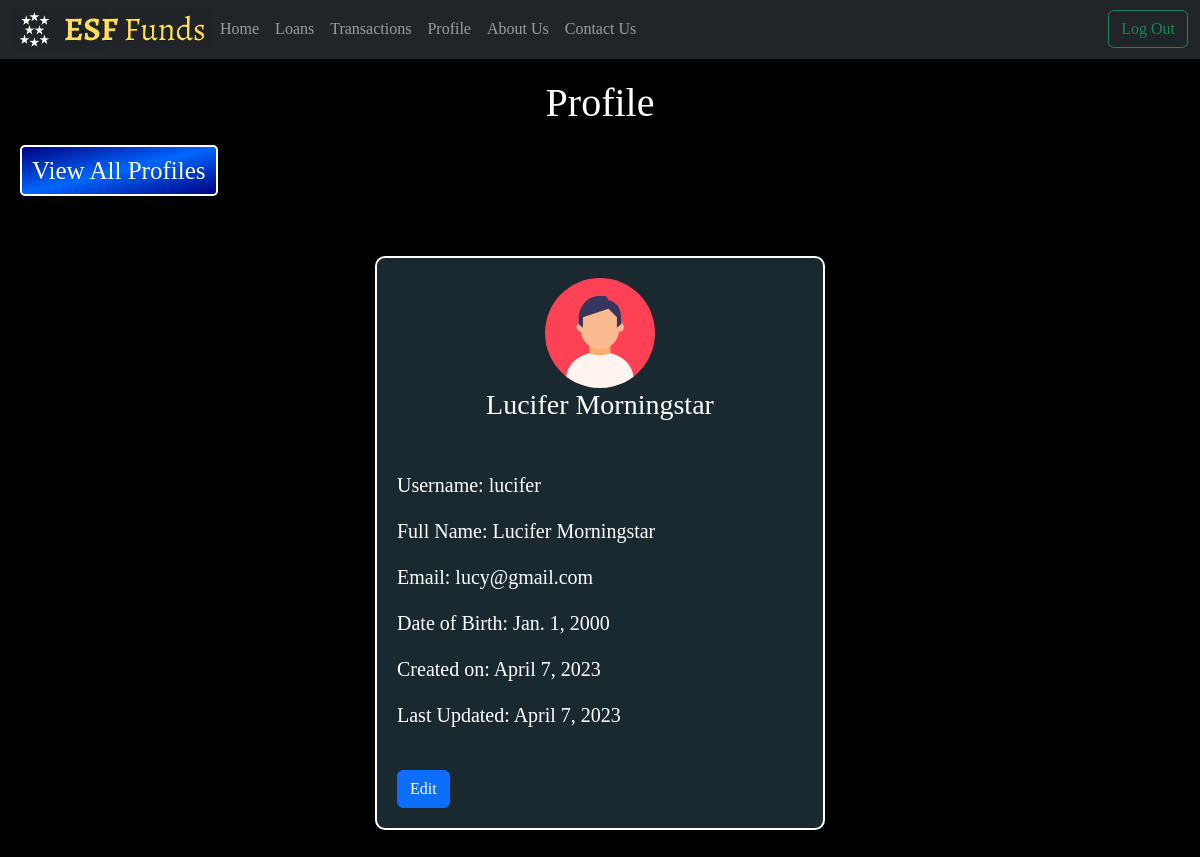
Page /admin-profile/ (signed in) on the committed database.
### loan/models.py (models this page shows, shortened)
class Profile(models.Model):
    profile_id = models.AutoField(primary_key=True)
    user_id = models.OneToOneField(User, on_delete=models.CASCADE)
    first_name = models.CharField(max_length=50, default="")
    last_name = models.CharField(max_length=50, default="")
    email = models.EmailField(default= "")
    phone = models.CharField(max_length=20)
    dob = models.DateField(default='2000-01-01')
    created = models.DateField(auto_now=True)
    updated = models.DateField(auto_now_add=True)

### loan/views.py (the view)
# urls.py: path('admin-profile/', views.admin_profile, name="admin-profile"),
@login_required(login_url="loginpage")
def admin_profile(request):
    profile = Profile.objects.filter(user_id=request.user)
    context = {
        'profile': profile,
    }
    return render(request,'admin_profile.html', context)

### templates/admin_profile.html
{% extends 'main.html' %}
{% block content %}
{% load static %}
<div class="main">
    <div class="header">
        <h1 class="head-text">Profile</h1>
    </div>
    <a href="{% url 'profile' %}"><button class="create-button">View All Profiles</button></a>
    <div class="profiles">
        {% for x in profile  %}
            <div class="profile">
                <div class="profle-header" style="padding: 20px">
                    <center><img src="/static/images/Profile-Icon.svg" alt="Profile Icon"/>
                    <h3>{{ x.first_name }} {{ x.last_name }}</h3></center>
                </div>
                <div class="profle-body" style="padding: 20px">
                    <p>Username: {{ x.user_id }}</p>
                    <p>Full Name: {{ x.first_name }} {{ x.last_name }}</p>
                    <p>Email: {{ x.email }}</p>
                    <p>Date of Birth: {{ x.dob }}</p>
                    <p>Created on: {{ x.created }}</p>
                    <p>Last Updated: {{ x.updated }}</p>
                    <br>
                    <a class="btn btn-primary" href="{% url 'update-profile' %}">Edit</a>
                </div>
            </div>
                {% empty %}
                <h4>You haven't created your profile yet.</h4>
        {% endfor %}
    </div>
</div>
{% endblock content %}

### static/styles/style.css (style rules this page uses)
* { font-family: Cambria, Cochin, Georgia, Times, 'Times New Roman', serif; }
p { font-size: 20px; }
.main { background-color: #000000; color: #ffffff; padding: 20px; display: flex; flex-direction: column; flex-wrap: wrap; height: 100%; }
.header { display: flex; align-items: center; justify-content: center; padding: 0px 8px; background-color: #000000; color: #ffffff; margin-bottom: 10px; }
.create-button { padding: 5px 10px; font-size: 25px; text-decoration: none; border: 2px solid white; background: transparent; color: #ffffff; border-radius: 5px; background-image: linear-gradient(to bottom right, #000080, #0066ff, #000080); margin-bottom: 20px; }
.profiles { margin-top: 20px; display: flex; flex-wrap: wrap; justify-content: space-evenly; }
.profile { border: 2px solid #ffffff; margin: 20px; width: 450px; border-radius: 10px; background-color: #1a292f }

### rows in the picture
Profile: first_name "Lucifer", last_name "Morningstar", user_id "lucifer", email "lucy@gmail.com", dob "Jan. 1, 2000", created "April 7, 2023", updated "April 7, 2023"
